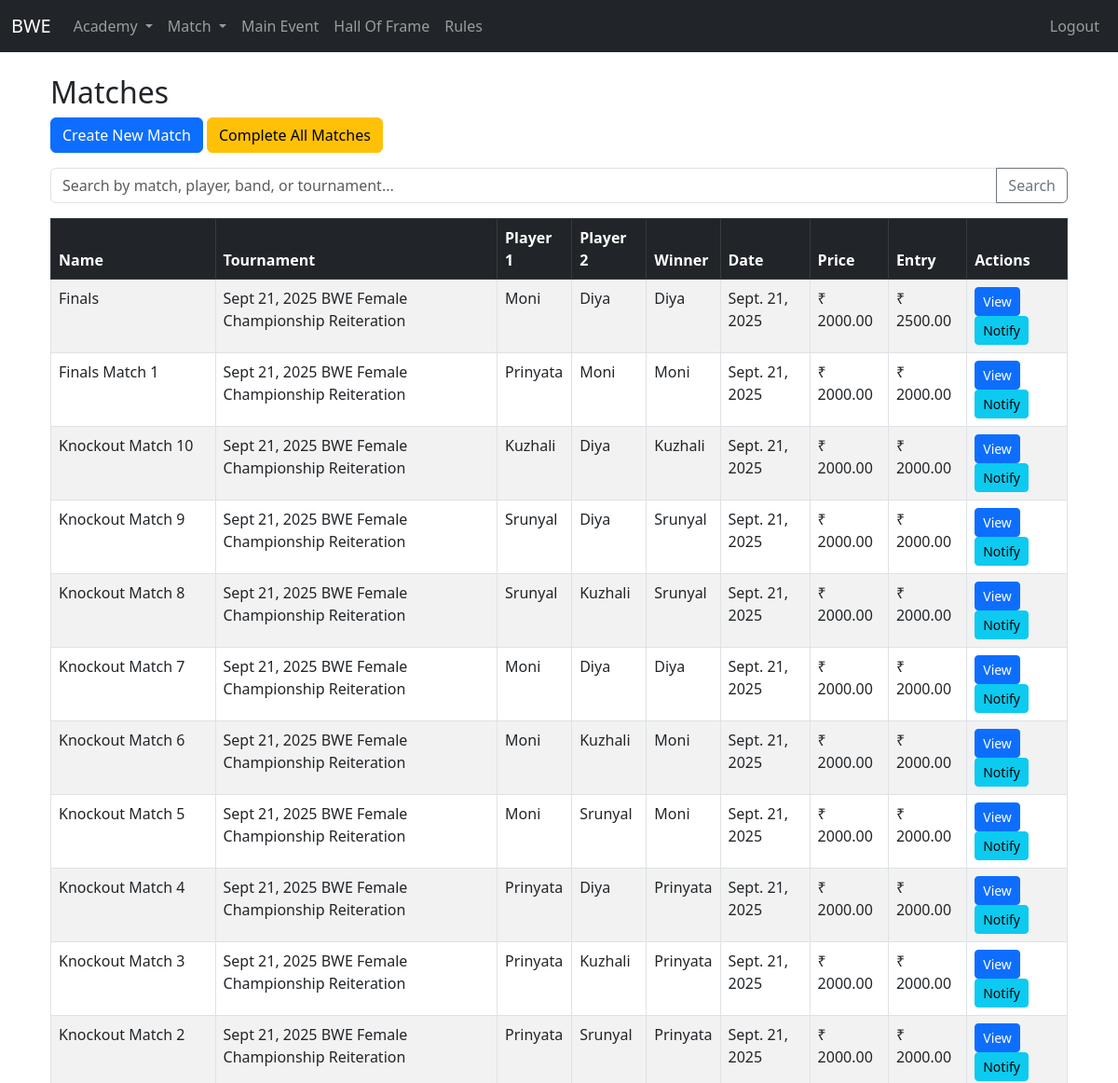
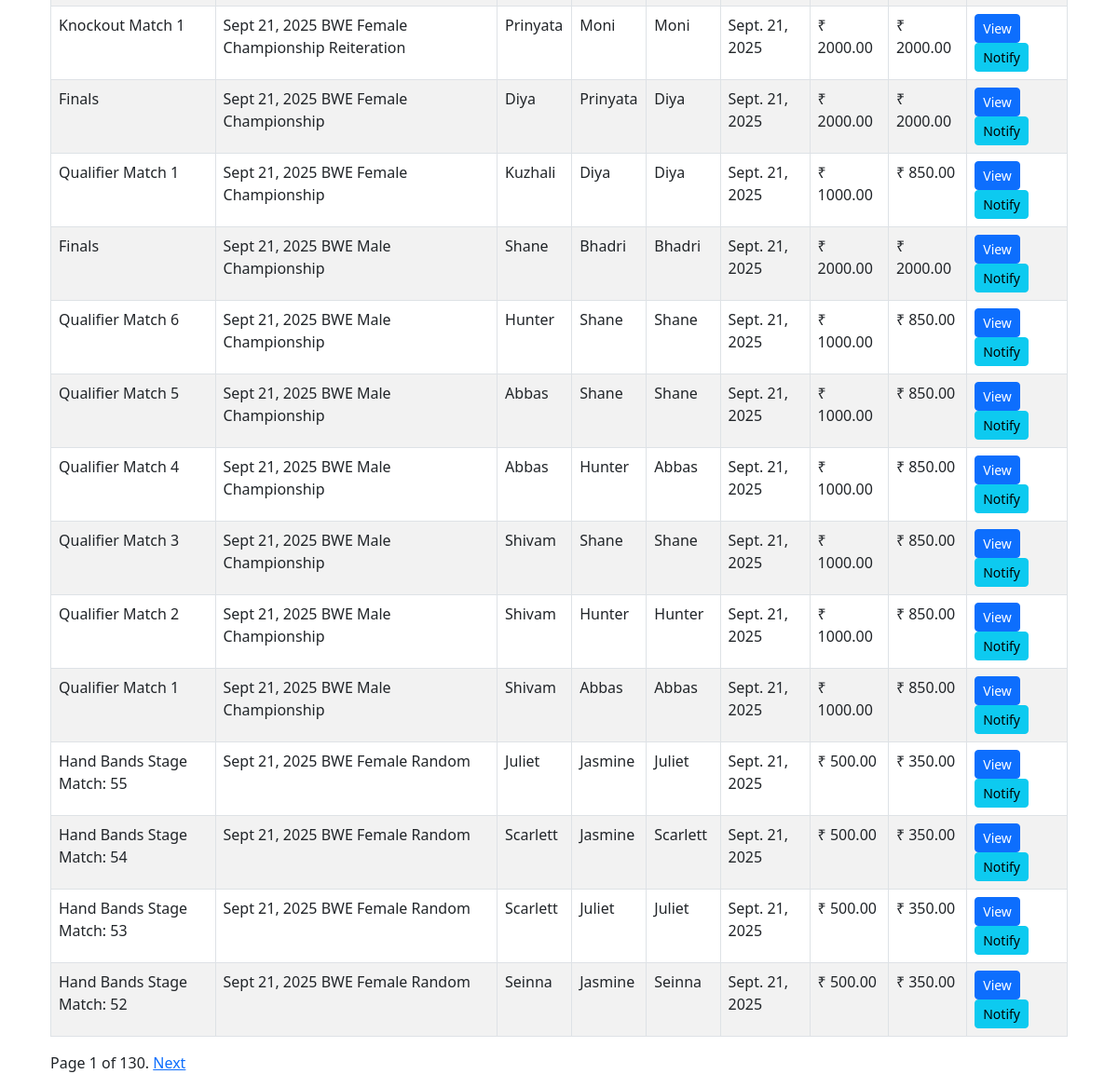
The app's page /match/single/ (signed in) with its own data (2 pictures, top to bottom).
### match/models.py (models this page shows, shortened)
class SingleMatch(models.Model):
    name = models.CharField(max_length=200)
    date = models.DateField()
    tournament = models.ForeignKey(Tournament, on_delete=models.SET_NULL, null=True, blank=True, related_name="tournament")
    player_1 = models.ForeignKey(Player, on_delete=models.SET_NULL, null=True, blank=True, related_name="single_match_player_1")
    player_2 = models.ForeignKey(Player, on_delete=models.SET_NULL, null=True, blank=True, related_name="single_match_player_2")
    winner = models.ForeignKey(Player, on_delete=models.SET_NULL, null=True, blank=True, related_name="single_match_winner")
    price_amount = models.FloatField(default=0)
    entry_amount = models.FloatField(default=0)
    updated_at = models.DateTimeField(auto_now=True)
    objects = SingleMatchManager()

class Tournament(models.Model):
    name = models.CharField(max_length=200)
    date = models.DateField()
    updated_at = models.DateTimeField(auto_now=True)
    is_completed = models.BooleanField(default=False)
    is_main_tournament = models.BooleanField(default=False)
    image_url = models.CharField(max_length=120, null=True, blank=True)
    def __str__(self):
        return self.name

### academy/models.py (models this page shows)
class Player(models.Model):
    GENDER_CHOICES = [
        ('Male', 'Male'),
        ('Female', 'Female'),
    ]
    name = models.CharField(max_length=200)
    gender = models.CharField(max_length=10, choices=GENDER_CHOICES)
    band = models.ForeignKey(Band, on_delete=models.CASCADE, related_name='player_band')
    wins = models.PositiveIntegerField(default=0)
    matchesplayed = models.PositiveIntegerField(default=0)
    winningpercentage = models.FloatField(default=0)
    networth = models.FloatField(default=0)
    image_url = models.CharField(max_length=120, null=True, blank=True)
    is_active = models.BooleanField(default=True)
    objects = ActivePlayerManager()
    all_objects = models.Manager()
    spouse = models.OneToOneField(
        'self',
        on_delete=models.SET_NULL,
        null=True,
        blank=True,
        related_name="partner"
    )
    def __str__(self):
        return self.name

### match/views.py (the view)
# urls.py: path('single/', views.singlematch_list, name='singlematch_list'),
@login_required
def singlematch_list(request):
    query = request.GET.get("q")
    matches = get_single_match_object_list()
    if query:
        matches = matches.search(query)
    page_request_var = 'page'
    matches = get_paginated_object_list(request, page_request_var, matches, 25)
    context = {
        'tournament': None,
        "page_request_var": page_request_var,
        'matches': matches
        }
    return render(request, 'matches/singlematch/singlematch_list.html', context)

### match/models.py (called while the page is built)
    def get_queryset(self):
        return SingleMatchQuerySet(self.model, using=self._db)

### match/utils.py (called while the page is built)
def get_paginated_object_list(request, page_request_var, query_set, count):
    paginator = Paginator(query_set, count)
    page = request.GET.get(page_request_var)
    try:
        query_set = paginator.page(page)
    except PageNotAnInteger:
        query_set = paginator.page(1)
    except EmptyPage:
        query_set = paginator.page(paginator.num_pages)
    return query_set

### match/views.py (called while the page is built)
def get_single_match_object_list():
    return (
        SingleMatch.objects
        .annotate(
            is_unfinished=Case(
                When(winner__isnull=True, then=Value(0)),
                default=Value(1),
                output_field=IntegerField(),
            )
        )
    ).order_by("is_unfinished", "-updated_at")

### templates/matches/singlematch/singlematch_list.html (shortened to what this page needs)
{% extends "base.html" %}
{% block content %}
<div class="container mt-4">
    {% if tournament %}
        <div class="row">
            <h2>{{ tournament.name }}</h2>
        </div>
        <hr />
        {% if top_players %}
        <h3>Top Player(s)</h3>
        <ul>
            {% for player in top_players %}
            <li>
                {{ player.band.emoji }} {{ player.name }} — Wins: {{ player.wins_count }}
            </li>
            {% endfor %}
        </ul>
        {% else %}
        <p>No wins recorded yet.</p>
        {% endif %}
    {% else %}
        <h2>Matches</h2>
        <a href="{% url 'singlematch_create' %}" class="btn btn-primary mb-3">Create New Match</a>
        <a href="{% url 'complete_all_matches' %}" class="btn btn-warning mb-3">Complete All Matches</a>
    {% endif %}
    <form method="get" class="mb-3">
        <div class="input-group">
            <input type="text" name="q" value="{{ query|default:'' }}" class="form-control"
                   placeholder="Search by match, player, band, or tournament...">
            <button class="btn btn-outline-secondary" type="submit">Search</button>
        </div>
    </form>
    <div class="table-responsive">
        <table class="table table-striped table-bordered">
            <thead class="table-dark">
                <tr>
                    <th>Name</th>
                    <th>Tournament</th>
                    <th>Player 1</th>
                    <th>Player 2</th>
                    <th>Winner</th>
                    <th>Date</th>
                    <th>Price</th>
                    <th>Entry</th>
                    <th>Actions</th>
                </tr>
            </thead>
            <tbody id="table-body">
                {% include "matches/singlematch/partials/table_body.html" %}
            </tbody>
        </table>
    </div>
    <div class="pagination">
        <span class="step-links">
            <span class="current">
                Page {{ matches.number }} of {{ matches.paginator.num_pages }}.
            </span>
            {% if matches.has_next %}
                <a href="?{{ page_request_var }}={{ matches.next_page_number }}{% if request.GET.query %}&query={{ request.GET.query }}{% endif %}">Next</a>
            {% endif %}
        </span>
</div>
</div>
{% endblock %}

### templates/matches/singlematch/partials/table_body.html (shortened to what this page needs)
{% for match in matches %}
<tr>
    <td>{{ match.name }}</td>
    <td>{{ match.tournament }}</td>
    <td>{{ match.player_1 }}</td>
    <td>{{ match.player_2 }}</td>
    <td>{{ match.winner }}</td>
    <td>{{ match.date }}</td>
    <td>₹ {{ match.price_amount|floatformat:2 }}</td>
    <td>₹ {{ match.entry_amount|floatformat:2 }}</td>
    <td>
        <a href="{% url 'singlematch_detail' match.pk %}" class="btn btn-primary btn-sm">View</a>
        <a href="{% url 'create_notification' match.pk %}" class="btn btn btn-info btn-sm">Notify</a>
    </td>
</tr>
{% empty %}
<tr>
    <td colspan="9" class="text-center">No matches available.</td>
</tr>
{% endfor %}

### records on screen
SingleMatch: name "Finals", tournament "Sept 21, 2025 BWE Female Championship Reiteration", player_1 "Moni", player_2 "Diya", winner "Diya", date "Sept. 21, 2025", price_amount "2000.00", entry_amount "2500.00"
SingleMatch: name "Finals Match 1", tournament "Sept 21, 2025 BWE Female Championship Reiteration", player_1 "Prinyata", player_2 "Moni", winner "Moni", date "Sept. 21, 2025", price_amount "2000.00", entry_amount "2000.00"
SingleMatch: name "Knockout Match 10", tournament "Sept 21, 2025 BWE Female Championship Reiteration", player_1 "Kuzhali", player_2 "Diya", winner "Kuzhali", date "Sept. 21, 2025", price_amount "2000.00", entry_amount "2000.00"
SingleMatch: name "Knockout Match 9", tournament "Sept 21, 2025 BWE Female Championship Reiteration", player_1 "Srunyal", player_2 "Diya", winner "Srunyal", date "Sept. 21, 2025", price_amount "2000.00", entry_amount "2000.00"
SingleMatch: name "Knockout Match 8", tournament "Sept 21, 2025 BWE Female Championship Reiteration", player_1 "Srunyal", player_2 "Kuzhali", winner "Srunyal", date "Sept. 21, 2025", price_amount "2000.00", entry_amount "2000.00"
SingleMatch: name "Knockout Match 7", tournament "Sept 21, 2025 BWE Female Championship Reiteration", player_1 "Moni", player_2 "Diya", winner "Diya", date "Sept. 21, 2025", price_amount "2000.00", entry_amount "2000.00"
SingleMatch: name "Knockout Match 6", tournament "Sept 21, 2025 BWE Female Championship Reiteration", player_1 "Moni", player_2 "Kuzhali", winner "Moni", date "Sept. 21, 2025", price_amount "2000.00", entry_amount "2000.00"
SingleMatch: name "Knockout Match 5", tournament "Sept 21, 2025 BWE Female Championship Reiteration", player_1 "Moni", player_2 "Srunyal", winner "Moni", date "Sept. 21, 2025", price_amount "2000.00", entry_amount "2000.00"
SingleMatch: name "Knockout Match 4", tournament "Sept 21, 2025 BWE Female Championship Reiteration", player_1 "Prinyata", player_2 "Diya", winner "Prinyata", date "Sept. 21, 2025", price_amount "2000.00", entry_amount "2000.00"
SingleMatch: name "Knockout Match 3", tournament "Sept 21, 2025 BWE Female Championship Reiteration", player_1 "Prinyata", player_2 "Kuzhali", winner "Prinyata", date "Sept. 21, 2025", price_amount "2000.00", entry_amount "2000.00"
SingleMatch: name "Knockout Match 2", tournament "Sept 21, 2025 BWE Female Championship Reiteration", player_1 "Prinyata", player_2 "Srunyal", winner "Prinyata", date "Sept. 21, 2025", price_amount "2000.00", entry_amount "2000.00"
SingleMatch: name "Knockout Match 1", tournament "Sept 21, 2025 BWE Female Championship Reiteration", player_1 "Prinyata", player_2 "Moni", winner "Moni", date "Sept. 21, 2025", price_amount "2000.00", entry_amount "2000.00"
SingleMatch: name "Finals", tournament "Sept 21, 2025 BWE Female Championship", player_1 "Diya", player_2 "Prinyata", winner "Diya", date "Sept. 21, 2025", price_amount "2000.00", entry_amount "2000.00"
SingleMatch: name "Qualifier Match 1", tournament "Sept 21, 2025 BWE Female Championship", player_1 "Kuzhali", player_2 "Diya", winner "Diya", date "Sept. 21, 2025", price_amount "1000.00", entry_amount "850.00"
SingleMatch: name "Finals", tournament "Sept 21, 2025 BWE Male Championship", player_1 "Shane", player_2 "Bhadri", winner "Bhadri", date "Sept. 21, 2025", price_amount "2000.00", entry_amount "2000.00"
SingleMatch: name "Qualifier Match 6", tournament "Sept 21, 2025 BWE Male Championship", player_1 "Hunter", player_2 "Shane", winner "Shane", date "Sept. 21, 2025", price_amount "1000.00", entry_amount "850.00"
SingleMatch: name "Qualifier Match 5", tournament "Sept 21, 2025 BWE Male Championship", player_1 "Abbas", player_2 "Shane", winner "Shane", date "Sept. 21, 2025", price_amount "1000.00", entry_amount "850.00"
SingleMatch: name "Qualifier Match 4", tournament "Sept 21, 2025 BWE Male Championship", player_1 "Abbas", player_2 "Hunter", winner "Abbas", date "Sept. 21, 2025", price_amount "1000.00", entry_amount "850.00"
SingleMatch: name "Qualifier Match 3", tournament "Sept 21, 2025 BWE Male Championship", player_1 "Shivam", player_2 "Shane", winner "Shane", date "Sept. 21, 2025", price_amount "1000.00", entry_amount "850.00"
SingleMatch: name "Qualifier Match 2", tournament "Sept 21, 2025 BWE Male Championship", player_1 "Shivam", player_2 "Hunter", winner "Hunter", date "Sept. 21, 2025", price_amount "1000.00", entry_amount "850.00"
SingleMatch: name "Qualifier Match 1", tournament "Sept 21, 2025 BWE Male Championship", player_1 "Shivam", player_2 "Abbas", winner "Abbas", date "Sept. 21, 2025", price_amount "1000.00", entry_amount "850.00"
SingleMatch: name "Hand Bands Stage Match: 55", tournament "Sept 21, 2025 BWE Female Random", player_1 "Juliet", player_2 "Jasmine", winner "Juliet", date "Sept. 21, 2025", price_amount "500.00", entry_amount "350.00"
SingleMatch: name "Hand Bands Stage Match: 54", tournament "Sept 21, 2025 BWE Female Random", player_1 "Scarlett", player_2 "Jasmine", winner "Scarlett", date "Sept. 21, 2025", price_amount "500.00", entry_amount "350.00"
SingleMatch: name "Hand Bands Stage Match: 53", tournament "Sept 21, 2025 BWE Female Random", player_1 "Scarlett", player_2 "Juliet", winner "Juliet", date "Sept. 21, 2025", price_amount "500.00", entry_amount "350.00"
SingleMatch: name "Hand Bands Stage Match: 52", tournament "Sept 21, 2025 BWE Female Random", player_1 "Seinna", player_2 "Jasmine", winner "Seinna", date "Sept. 21, 2025", price_amount "500.00", entry_amount "350.00"

### other values on screen
{{ matches.number }} "1"
{{ matches.paginator.num_pages }} "130"
